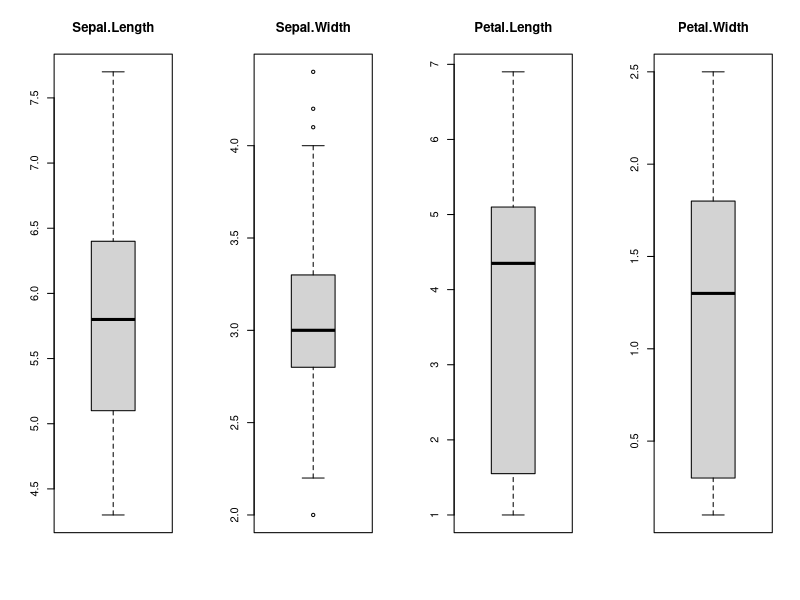
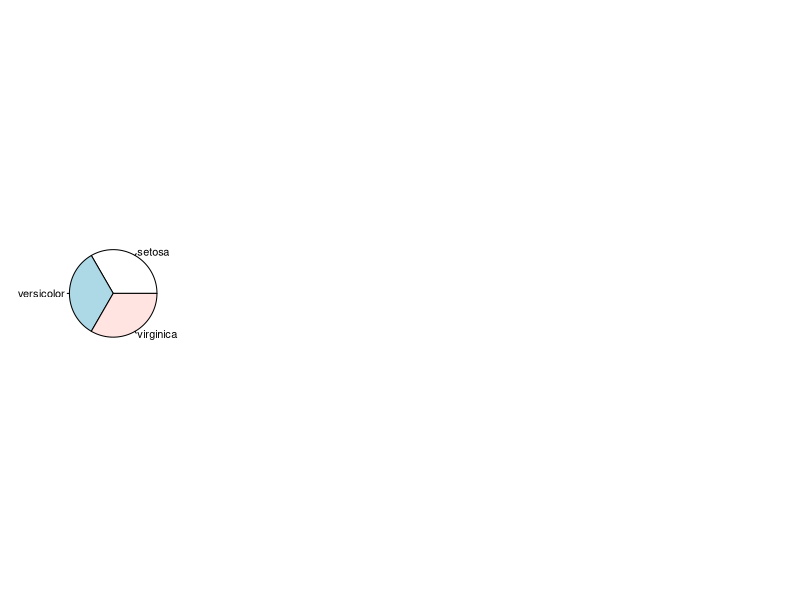
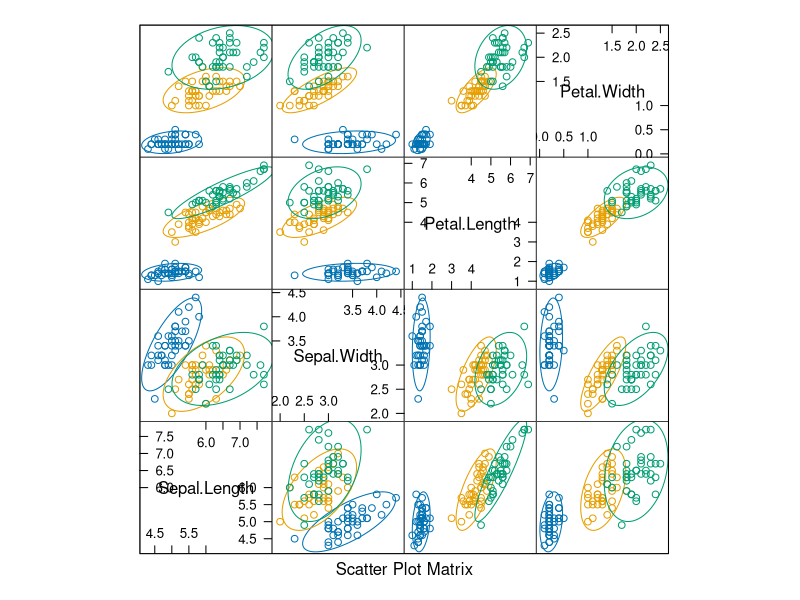
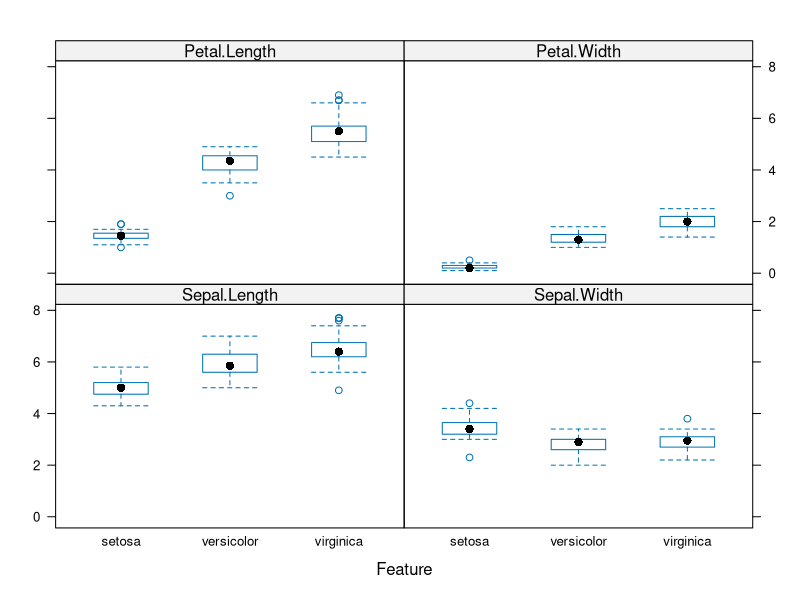
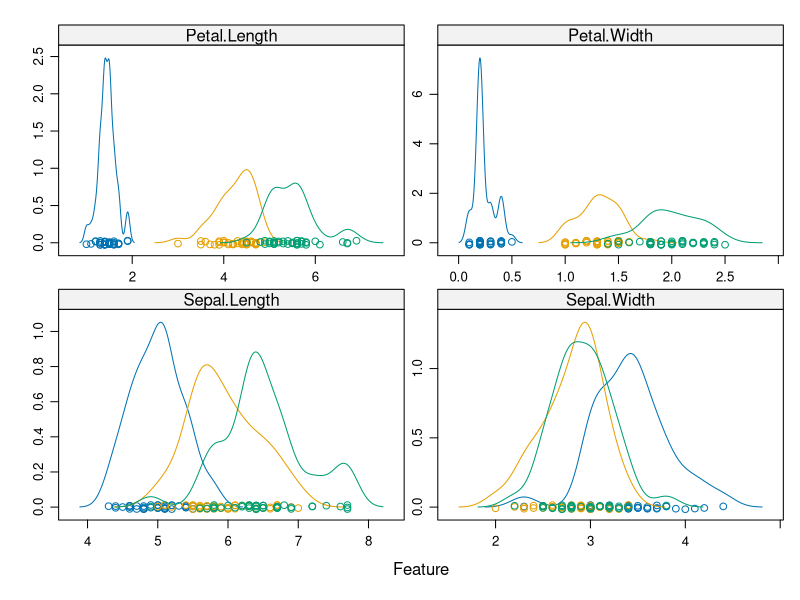
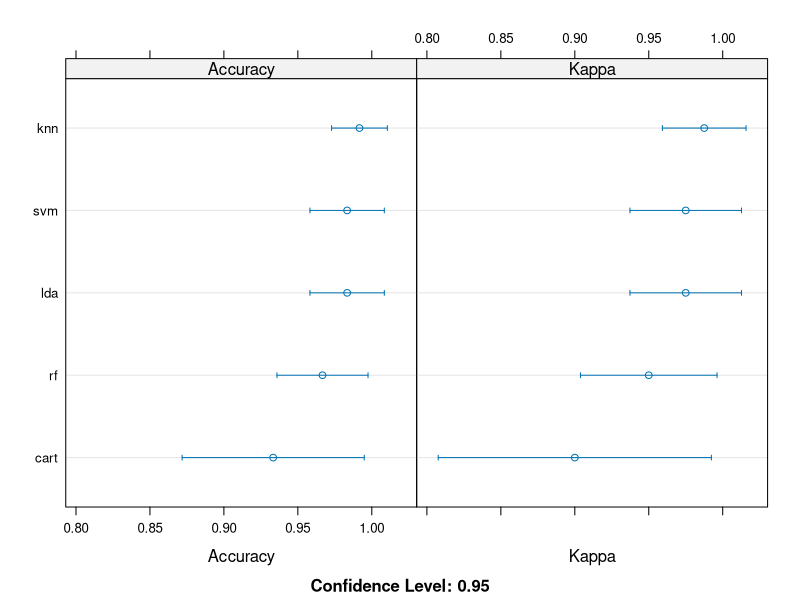

The R script that drew these images, in order: (Note: this script raises an error after producing the figures.)
# IRIS Data Set Machine Learning (Hello world)
install.packages("caret")
library(caret)

#Machine learning steps 

#1. Define the problem


#2. Prepare the Data

# The dataset must be loded, it is already present in the packages

library(datasets)
data("iris")
summary(iris)

# Creating a validation Dataset to test our model
# I am going to split the data in 2 parts, 80% and 20% , so that I can test my algorithms on the unused part of data

#Validation Data - used for modelings
validation_index = createDataPartition(iris$Species, p=0.80, list=FALSE)
# select 20% of the data for validation
irisval <- iris[-validation_index,]
# use the remaining 80% of data to training and testing the models
iristrain <- iris[validation_index,]



#3. Summarizing the dataset

# I will summarize the dataset in different ways to get comfortable with it

#dimentions of dataset
dim(iris)

#dimentions of training dataset
dim(iristrain)

#dimentions of validation dataset
dim(irisval)

#Types of attributes

sapply(iristrain,class)
#All are numeric and just one is factor, which is the species names.


#different factors method 1
levels(iristrain$Species)


#different factors method 2
install.packages("sqldf")
library(sqldf)
df1 = iris
factor1 <- sqldf("select distinct Species as 'flower_type' from iristrain")
# to print the names of factors
factor1    


#First 5 rows of the data
head(iristrain)

# summarize the class distribution
percentage = prop.table(table(iristrain$Species)) * 100
cbind(freq = table(iristrain$Species), percentage=percentage)
# We can see that each class is equally distribustion. It is a normal distribustion


# statistical summary
summary(iristrain)
#All the measurements are in centimeters and the min is 0.1 and the maximum is 7.9


#4. Data exploration - graphical 
#  Exploring data to understand each attribute and the relationship between each

#split the inputs and the outputs

input <- iristrain[,1:4]
output <- iristrain[,5]

#Blox plot or whisker plot for each
# boxplot for each attribute on one image

par(mfrow=c(1,4))
for(i in 1:4) {
  boxplot(input[,i], main=names(iristrain)[i])
}

#As we can see, there are equal number of each species of flowers

table(iristrain$Species)
pie(table(iristrain$Species))


#scatter plot matrix
install.packages("ellipse")
library(ellipse)
featurePlot(x=input,y=output,plot = "ellipse")

featurePlot(x=input,y=output,plot = "box")
#This is useful to see that there are clearly different distributions of the attributes for each class value.

#Density plot of each value by the features
scales <- list(x=list(relation="free"), y=list(relation="free"))
featurePlot(x=input, y=output, plot="density", scales=scales)


#5. Now it is time to create some models of the data and estimate their accuracy on unseen data.

# 3 steps:
  
#1. Set-up the test harness to use 10-fold cross validation.
#2. Build 5 different models to predict species from flower measurements
#3. Select the best model.

# 10-fold crossvalidation estimate accuracy
# This will split our dataset into 10 parts, train in 9 and test on 1 and release for all combinations of train-test splits. 
# We will also repeat the process 3 times for each algorithm with different splits of the data into 10 groups, 
# in an effort to get a more accurate estimate.

control <- trainControl(method = "cv" , number = 10)
metric <- "Accuracy"

# We are using the metric of "Accuracy" to evaluate models. This is a ratio of the number of correctly predicted instances in
# divided by the total number of instances in the dataset multiplied by 100 to give a percentage (e.g. 95% accurate).
# We will be using the metric variable when we run build and evaluate each model next.

# BUILD MODELS
# This is a good mixture of simple linear (LDA), nonlinear (CART, kNN) and complex nonlinear methods (SVM, RF)
# Let's evaluate 5 different algorithms:
#1. Linear discriminant Analysis (LDA)
#2. Classification regression trees (CART)
#3. K-nearest Neighbours (kNN)
#4. SUpport Vector Machine with Linear kernel (SVM)
#5. Random Forest (RF)

#We reset the random number seed before reach run to ensure that the evaluation of each algorithm is performed using exactly the
#same data splits. It ensures the results are directly comparable.

#Let's build our five models:

install.packages("e1071")
library(e1071)
# a) linear algorithms
set.seed(7)
fit.lda <- train(Species~., data=iristrain, method="lda", metric=metric, trControl=control)
# b) nonlinear algorithms
# CART
set.seed(7)
fit.cart <- train(Species~., data=iristrain, method="rpart", metric=metric, trControl=control)
# kNN
set.seed(7)
fit.knn <- train(Species~., data=iristrain, method="knn", metric=metric, trControl=control)
# c) advanced algorithms
# SVM
set.seed(7)
fit.svm <- train(Species~., data=iristrain, method="svmRadial", metric=metric, trControl=control)
# Random Forest
set.seed(7)
fit.rf <- train(Species~., data=iristrain, method="rf", metric=metric, trControl=control)

# summarize accuracy of models

results <- resamples(list(lda = fit.lda, cart = fit.cart, knn = fit.knn, svm = fit.svm, rf = fit.rf))
summary(results)

# compare accuracy of models
dotplot(results)
# We can see that the most accurate model in this case was LDA

# summarize Best MOdel
print(fit.lda)


#6. Pridiction
# LDA is the most accurate model. Now we will use that model on our validation 
# dataset to do a final check. 
# Validation set is important incase overfitting or data leak happens. BOth can result in over optimistic results.

# Running LDA directly on our validation dataset
prediction <- predict(fit.lda, validation)
confusionMatrix(prediction,validation$Species)
